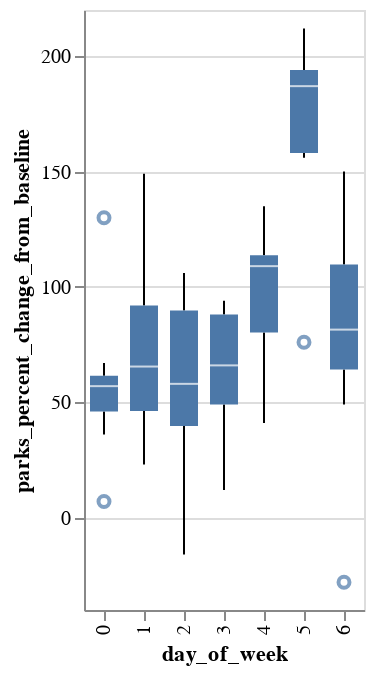

The notebook cell saved with this chart:
### Code cell
alt.Chart(data[(data["date"]>"2021-05-01") & (data["date"]<"2021-07-10") ]).mark_boxplot().encode(
    x = "day_of_week:N",
    y = "parks_percent_change_from_baseline"
)
